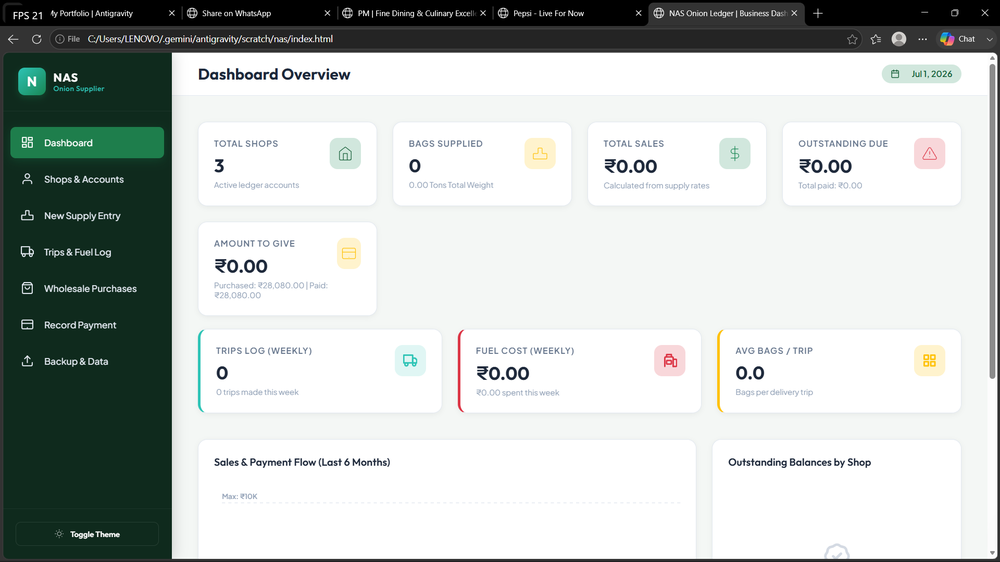
#> input picture New folder/Screenshot 2026-07-01 134157.png, 1000 x 562 px, shrunk from 1920 x 1080 before the run, found by its file name
$ python crop_nas.py
#> lines starting #> are read from the running program, lines starting #| are printed output that depends on the picture
import sys
import subprocess
import os

try:
    from PIL import Image
except ImportError:
    subprocess.check_call([sys.executable, "-m", "pip", "install", "Pillow"])
    from PIL import Image

# Image 1 (Hero)
img1 = Image.open(r"C:\Users\LENOVO\.gemini\antigravity\scratch\portfolio\New folder\Screenshot 2026-07-01 134157.png")
#> img1 is the input picture: PIL image 1000x562 RGBA; mean R, G, B, A 190.1, 195.8, 193, 255
width, height = img1.size
#> width = 1000; height = 562
img1_cropped = img1.crop((0, 85, width, height))
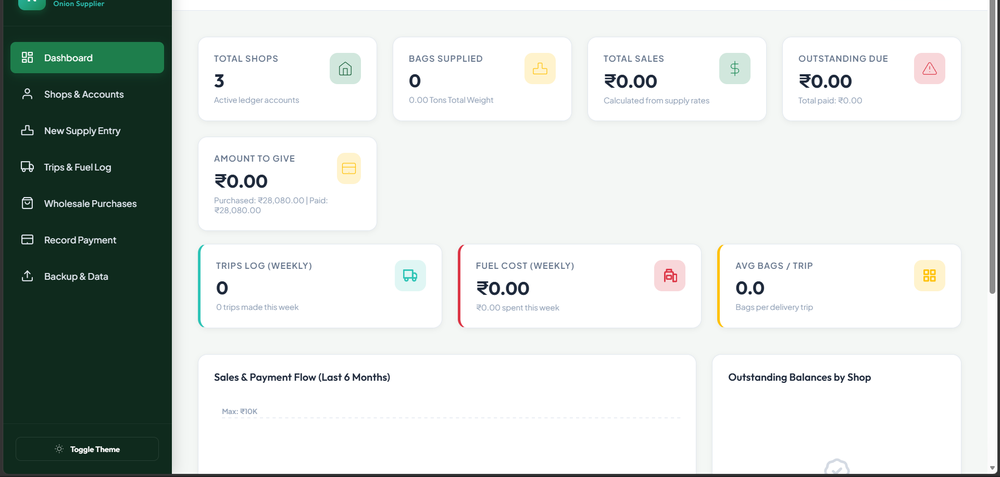
#> img1_cropped: PIL image 1000x477 RGBA; mean R, G, B, A 206.2, 212.5, 209.3, 255
img1_cropped.save(r"C:\Users\LENOVO\.gemini\antigravity\scratch\portfolio\nas_main_4k.png", quality=100)

# Image 2 (Sub)
img2 = Image.open(r"C:\Users\LENOVO\.gemini\antigravity\scratch\portfolio\New folder\Screenshot 2026-07-01 134217.png")
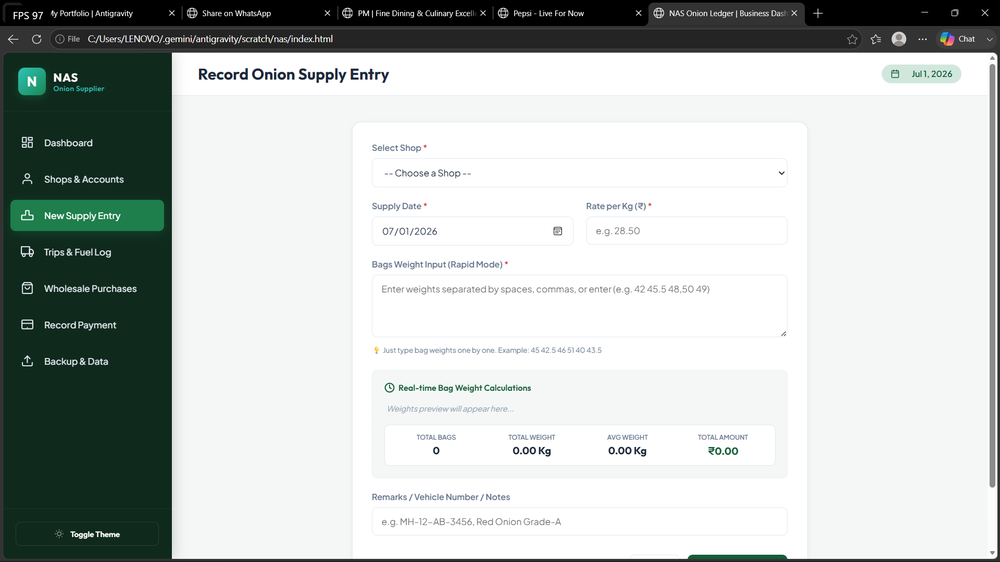
#> input picture New folder/Screenshot 2026-07-01 134217.png, 1000 x 562 px, shrunk from 1920 x 1080 before the run, found by its file name
#> img2 is the input picture: PIL image 1000x562 RGBA; mean R, G, B, A 189.7, 195.9, 193, 255
width, height = img2.size
img2_cropped = img2.crop((0, 85, width, height))
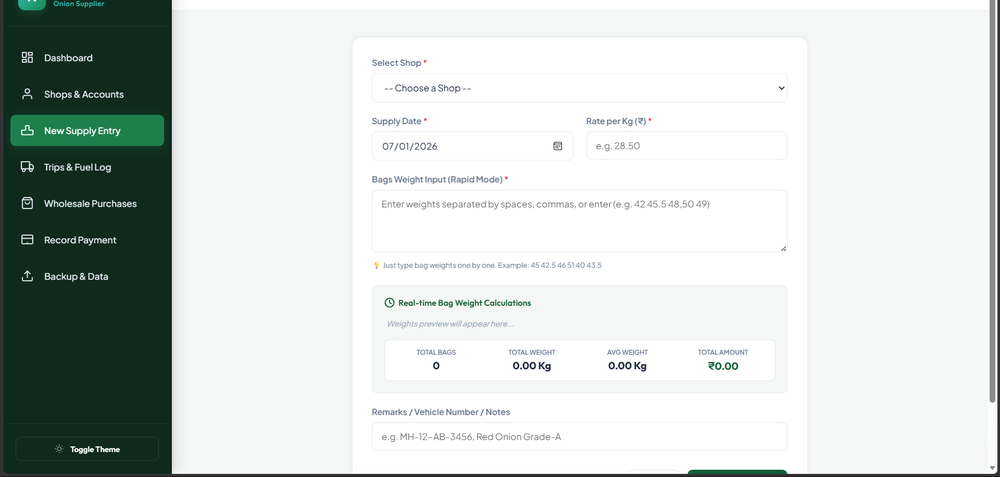
#> img2_cropped: PIL image 1000x477 RGBA; mean R, G, B, A 205.8, 212.6, 209.4, 255
img2_cropped.save(r"C:\Users\LENOVO\.gemini\antigravity\scratch\portfolio\nas_sub_4k.png", quality=100)

print("NAS images cropped successfully!")
